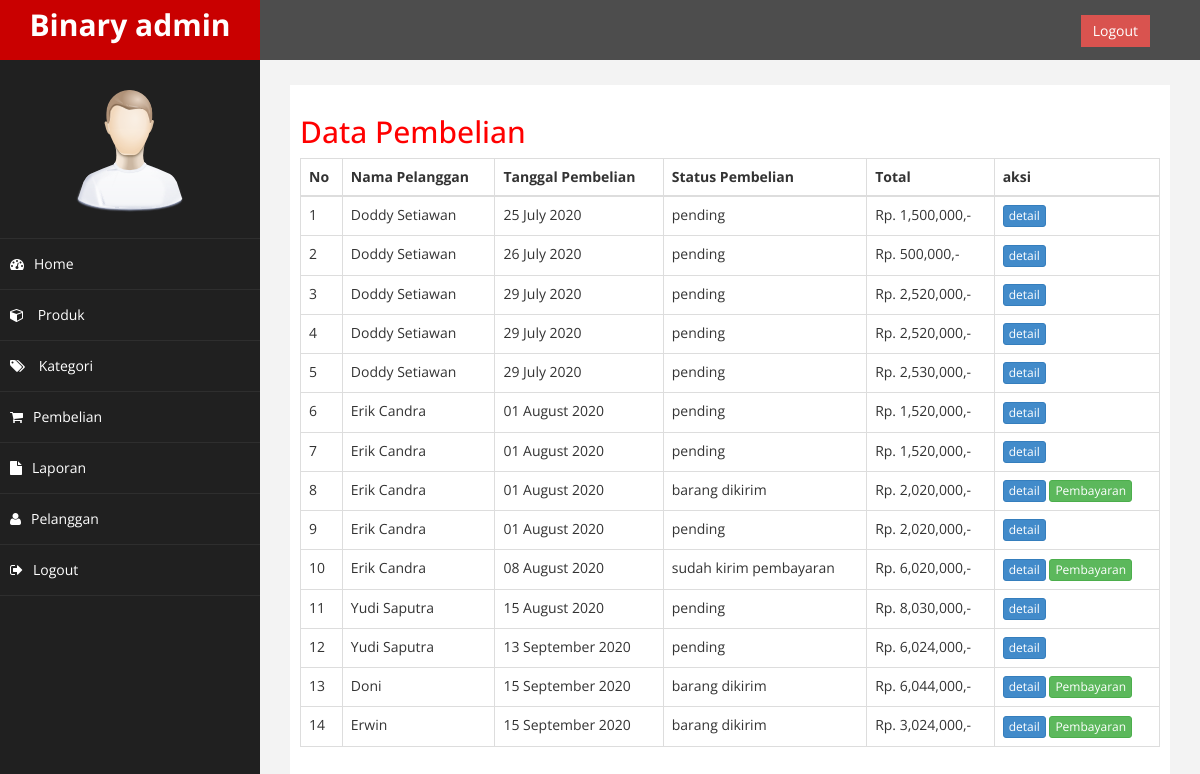
Page /admin/index.php?halaman=pembelian (signed in) on the committed database.
### tables this page shows
CREATE TABLE `pembelian` (
  `id_pembelian` int(11) NOT NULL,
  `id_pelanggan` int(11) NOT NULL,
  `tanggal_pembelian` date NOT NULL,
  `total_pembelian` int(11) NOT NULL,
  `alamat_pengiriman` text NOT NULL,
  `status_pembelian` varchar(100) NOT NULL DEFAULT 'pending',
  `resi_pengiriman` varchar(50) NOT NULL,
  `totalberat` int(11) NOT NULL,
  `provinsi` varchar(255) NOT NULL,
  `distrik` varchar(255) NOT NULL,
  `tipe` varchar(255) NOT NULL,
  `kodepos` varchar(255) NOT NULL,
  `ekspedisi` varchar(255) NOT NULL,
  `paket` varchar(255) NOT NULL,
  `ongkir` int(11) NOT NULL,
  `estimasi` varchar(255) NOT NULL
);

CREATE TABLE `pelanggan` (
  `id_pelanggan` int(11) NOT NULL,
  `email_pelanggan` varchar(100) NOT NULL,
  `password_pelanggan` varchar(50) NOT NULL,
  `nama_pelanggan` varchar(100) NOT NULL,
  `telepon_pelanggan` varchar(100) NOT NULL,
  `alamat_pelanggan` text NOT NULL
);

### admin/pembelian.php (the view)
<h2>Data Pembelian</h2>
<table class="table table-bordered">
	<thead>
		<tr>
		<th>No</th>
		<th>Nama Pelanggan</th>
		<th>Tanggal Pembelian</th>
		<th>Status Pembelian</th>
		<th>Total</th>
		<th>aksi</th>
		</tr>
	</thead>
	<tbody>
		<?php $no=1; ?>
		<?php $ambil = $koneksi->query("SELECT * FROM pembelian JOIN pelanggan ON pembelian.id_pelanggan = pelanggan.id_pelanggan"); ?>
		<?php while($pecah = $ambil->fetch_assoc()): ?>
		<tr>
			<td><?= $no; ?></td>
			<td><?= $pecah["nama_pelanggan"]; ?></td>
			<td><?= date("d F Y", strtotime($pecah["tanggal_pembelian"])); ?></td>
			<td><?= $pecah["status_pembelian"]; ?></td>
			<td>Rp. <?= number_format($pecah["total_pembelian"]); ?>,-</td>
			<td>
				<a href="index.php?halaman=detail&id=<?= $pecah["id_pembelian"]; ?>" class="btn btn-primary btn-xs">detail</a>
				<?php if($pecah['status_pembelian'] != 'pending'): ?>
					<a href="index.php?halaman=pembayaran&id=<?= $pecah['id_pembelian']; ?>" class="btn btn-success btn-xs">Pembayaran</a>
				<?php endif; ?>
			</td>
		</tr>
		<?php $no++; ?>
		<?php endwhile; ?>
	</tbody>
</table>

### admin/index.php (shortened to what this page needs)
<?php
$koneksi = new mysqli("localhost", "root", "", "db_tokoonline");
?>
<!DOCTYPE html>
<html xmlns="http://www.w3.org/1999/xhtml">
<head>
	<link href="assets/css/bootstrap.css" rel="stylesheet" />
	<link href="assets/css/font-awesome.css" rel="stylesheet" />
	<link href="assets/js/morris/morris-0.4.3.min.css" rel="stylesheet" />
	<link href="assets/css/custom.css" rel="stylesheet" />
</head>
<body>
<div id="wrapper">
	<nav class="navbar navbar-default navbar-cls-top " role="navigation" style="margin-bottom: 0">
		<div class="navbar-header">
			<a class="navbar-brand" href="index.html">Binary admin</a>
		</div>
		<div style="color: white;
		padding: 15px 50px 5px 50px;
		float: right;
		font-size: 16px;"> &nbsp; <a href="index.php?halaman=logout" class="btn btn-danger square-btn-adjust">Logout</a>
		</div>
	</nav>
    <nav class="navbar-default navbar-side" role="navigation">
			<div class="sidebar-collapse">
				<ul class="nav" id="main-menu">
					<li class="text-center">
						<img src="assets/img/find_user.png" class="user-image img-responsive"/>
					</li>
					<li>
						<a href="index.php"><i class="fa fa-dashboard"></i>Home</a>
					</li>
					<li>
						<a href="index.php?halaman=produk"><i class="fa fa-cube"></i> Produk</a>
					</li>
					<li>
						<a href="index.php?halaman=kategori"><i class="fa fa-tags"></i> Kategori</a>
					</li>
					<li>
						<a href="index.php?halaman=pembelian"><i class="fa fa-shopping-cart"></i>Pembelian</a>
					</li>
					<li>
						<a href="index.php?halaman=laporan_pembelian"><i class="fa fa-file"></i>Laporan</a>
					</li>
					<li>
						<a href="index.php?halaman=pelanggan"><i class="fa fa-user"></i>Pelanggan</a>
					</li>
					<li>
						<a href="index.php?halaman=logout"><i class="fa fa-sign-out"></i>Logout</a>
					</li>
				</ul>
			</div>
    </nav>
    <div id="page-wrapper" >
			<div id="page-inner">
				<?php
					if(isset($_GET["halaman"])){
						if($_GET["halaman"] == "produk"){
							include 'produk.php';
						}
						elseif($_GET["halaman"] == "kategori"){
							include 'kategori.php';
						}
						elseif($_GET["halaman"] == "pembelian"){
							include 'pembelian.php';
						}
						elseif($_GET["halaman"] == "pelanggan"){
							include 'pelanggan.php';
						}
						elseif($_GET["halaman"] == "detail"){
							include 'detail.php';
						}
						elseif($_GET["halaman"] == "tambahproduk"){
							include 'tambahproduk.php';
						}
						elseif($_GET["halaman"] == "hapusproduk"){
							include 'hapusproduk.php';
						}
						elseif($_GET["halaman"] == "ubahproduk"){
							include 'ubahproduk.php';
						}
						elseif($_GET["halaman"] == "detailproduk"){
							include 'detailproduk.php';
						}
						elseif($_GET["halaman"] == "hapusfotoproduk"){
							include 'hapusfotoproduk.php';
						}
						elseif($_GET["halaman"] == "pembayaran"){
							include 'pembayaran.php';
						}
						elseif($_GET["halaman"] == "laporan_pembelian"){
							include 'laporan-pembelian.php';
						}
						elseif($_GET["halaman"] == "logout"){
							include 'logout.php';
						}
					}
					else{
						include 'home.php';
					}
				?>
			</div>
    </div>
</div>
</body>
</html>

### admin/assets/css/custom.css (style rules this page uses)
body { font-family: 'Open Sans', sans-serif; }
#wrapper { width: 100%; background:#202020; }
#page-wrapper { padding: 15px 15px; min-height: 600px; background:#F3F3F3; }
#page-inner { width:100%; margin:10px 20px 10px 0px; background-color:#fff!important; padding:10px; min-height:1200px; }
.text-center { text-align:center; }
h2 { color: #f00; }
.square-btn-adjust { border: 0px solid transparent; -webkit-border-radius: 0px; -moz-border-radius: 0px; border-radius: 0px; }
.user-image { margin: 25px auto; -webkit-border-radius: 10px; -moz-border-radius: 10px; border-radius: 10px; max-height:170px; max-width:170px; }
.navbar-cls-top .navbar-brand { color: #fff; background: #C90000; width: 260px; text-align: center; height: 60px; font-size: 30px; font-weight: 700; }
.sidebar-collapse , .sidebar-collapse .nav { background:none; }
.sidebar-collapse .nav { padding:0; }
.sidebar-collapse .nav > li > a { color:#fff; background:#202020; text-shadow:none; }
.sidebar-collapse > .nav > li > a { padding:15px 10px; }
.sidebar-collapse > .nav > li { border-bottom: 1px solid rgba(107, 108, 109, 0.19); }
.navbar-side { border:none; background-color: #202020; }
.navbar-cls-top { background:#4D4D4D; border-bottom:none; }
.navbar-default { border:0px solid black; }
.navbar-header { background: #A70303; }
.nav > li > a > i { margin-right:10px; }
@media (min-width:768px) { #page-wrapper { margin: 0 0 0 260px; padding: 15px 30px; min-height: 1200px; } }
@media (min-width:768px) { .navbar-side { z-index: 1; position: absolute; width: 260px; } }
@media (min-width:768px) { .navbar { border-radius: 0px; } }

### rows in the picture
pembelian: id_pelanggan.nama_pelanggan "Doddy Setiawan", tanggal_pembelian "25 July 2020", status_pembelian "pending", total_pembelian "1,500,000"
pembelian: id_pelanggan.nama_pelanggan "Doddy Setiawan", tanggal_pembelian "26 July 2020", status_pembelian "pending", total_pembelian "500,000"
pembelian: id_pelanggan.nama_pelanggan "Doddy Setiawan", tanggal_pembelian "29 July 2020", status_pembelian "pending", total_pembelian "2,520,000"
pembelian: id_pelanggan.nama_pelanggan "Doddy Setiawan", tanggal_pembelian "29 July 2020", status_pembelian "pending", total_pembelian "2,520,000"
pembelian: id_pelanggan.nama_pelanggan "Doddy Setiawan", tanggal_pembelian "29 July 2020", status_pembelian "pending", total_pembelian "2,530,000"
pembelian: id_pelanggan.nama_pelanggan "Erik Candra", tanggal_pembelian "01 August 2020", status_pembelian "pending", total_pembelian "1,520,000"
pembelian: id_pelanggan.nama_pelanggan "Erik Candra", tanggal_pembelian "01 August 2020", status_pembelian "pending", total_pembelian "1,520,000"
pembelian: id_pelanggan.nama_pelanggan "Erik Candra", tanggal_pembelian "01 August 2020", status_pembelian "barang dikirim", total_pembelian "2,020,000"
pembelian: id_pelanggan.nama_pelanggan "Erik Candra", tanggal_pembelian "01 August 2020", status_pembelian "pending", total_pembelian "2,020,000"
pembelian: id_pelanggan.nama_pelanggan "Erik Candra", tanggal_pembelian "08 August 2020", status_pembelian "sudah kirim pembayaran", total_pembelian "6,020,000"
pembelian: id_pelanggan.nama_pelanggan "Yudi Saputra", tanggal_pembelian "15 August 2020", status_pembelian "pending", total_pembelian "8,030,000"
pembelian: id_pelanggan.nama_pelanggan "Yudi Saputra", tanggal_pembelian "13 September 2020", status_pembelian "pending", total_pembelian "6,024,000"
pembelian: id_pelanggan.nama_pelanggan "Doni", tanggal_pembelian "15 September 2020", status_pembelian "barang dikirim", total_pembelian "6,044,000"
pembelian: id_pelanggan.nama_pelanggan "Erwin", tanggal_pembelian "15 September 2020", status_pembelian "barang dikirim", total_pembelian "3,024,000"
